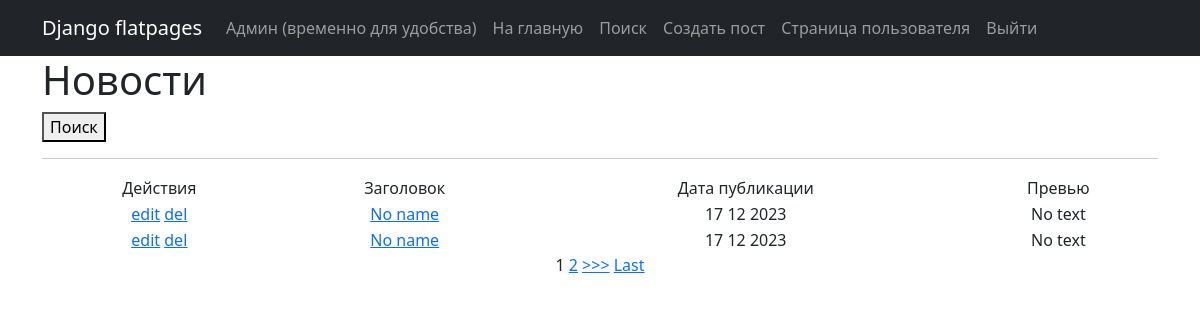
The page /news/ on the database as committed earlier.
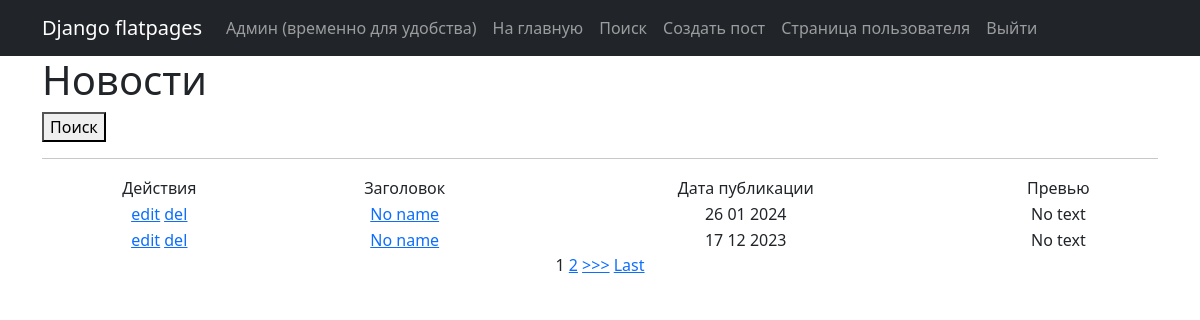
The same page on the database as committed later.
### news/models.py (models this page shows, shortened)
class Post(models.Model):
    author = models.ForeignKey(Authors, on_delete=models.CASCADE)
    articleORnews = models.BooleanField()  # article true / news false
    date_time = models.DateTimeField(auto_now_add=True)
    m_to_m_cat = models.ManyToManyField(Category, through="PostCategory")
    name = models.CharField(max_length=255)
    text = models.TextField()
    rating = models.IntegerField(default=0)
    def preview(self):
        if not self.text:
            return 'No text'
        else:
            return self.text[:20] + '...'
    def self_name(self):
        if not self.name:
            return 'No name'
        else:
            return self.name

### news/views.py (the view)
# urls.py: path('', NewsList.as_view()),
class NewsList(ListView):
    model = Post
    ordering = '-date_time'
    template_name = 'news.html'
    context_object_name = 'news'
    paginate_by = 2
    def get_context_data(self, **kwargs):
        context = super().get_context_data(**kwargs)
        context['filter'] = NewsFilter(self.request.GET, queryset=self.get_queryset())
        context['form'] = NewsForm()
        return context

### templates/news.html (shortened to what this page needs)
{% extends 'flatpages/default.html' %}
{% block content %}
    <div class="col-lg-12 text-start">
    <h1>Новости</h1>
        <form action="search">
    <button>Поиск</button>
</form>
    <hr>
    {% if news %}
       <div class="col-lg-12 text-center">
       <table class="col-lg-12 text-center">
           <tr>
               <td>
                   Действия
               </td>
               <td>
                   Заголовок
               </td>
               <td>
                   Дата публикации
               </td>
               <td>
                   Превью
               </td>
           </tr>
           {% for post in news %}
           <tr>
               <td>
                   <a href="{% url 'post_update' post.id %}"><u>edit</u></a>
                   <a href="{% url 'post_delete' post.id %}"><u> del </u></a>
               </td>
               <td>
                   <a href="{% url 'post_detail' post.id %}">{{ post.self_name }}</a>
               </td>
               <td>
                   {{ post.date_time|date:'d m Y' }}
               </td>
               <td>
                   {{ post.preview }}
               </td>
           </tr>
           {% endfor %}
       </table>
       </div>
    {% else %}
        <h2>Нет новостей</h2>
    {% endif %}
    </div>
    <div class="col-lg-12 text-center">
{% if is_paginated %}
    {% for num in page_obj.paginator.page_range %}
        {% if page_obj.number == num %}
            <a>{{ num }}</a>
        {% elif num > page_obj.number|add:'-3' and num < page_obj.number|add:'3' %}            <a href="?page={{ num }}">{{ num }}</a>
        {% endif %}
    {% endfor %}
    {% if page_obj.has_next %}
        <a href="?page={{ page_obj.next_page_number }}">>>></a>
        <a href="?page={{ page_obj.paginator.num_pages }}">Last</a>
    {% endif %}
{% endif %}
    </div>
{% endblock content %}

Rows that differ between the two databases and show on the page:
no longer on this page (row unchanged): Post: self_name "No name", date_time "17 12 2023", preview "No text"
added Post: self_name "No name", date_time "26 01 2024", preview "No text"
